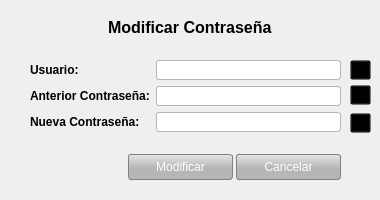
<?xml version="1.0" encoding="UTF-8"?>
<ui version="4.0">
 <class>frmModificarContrasena</class>
 <widget class="QDialog" name="frmModificarContrasena">
  <property name="geometry">
   <rect>
    <x>0</x>
    <y>0</y>
    <width>380</width>
    <height>200</height>
   </rect>
  </property>
  <property name="windowTitle">
   <string>Modificar Contraseña</string>
  </property>
  <property name="windowIcon">
   <iconset resource="source.qrc">
    <normaloff>:/iconos/iconos/candado.ico</normaloff>:/iconos/iconos/candado.ico</iconset>
  </property>
  <property name="styleSheet">
   <string notr="true">QPushButton#btnAceptar, #btnCancelar {
    color: #ffffff;
    text-align: center;
    background-color: qlineargradient(spread:pad, x1:1, y1:0.545, x2:1, y2:0, stop:0 #b6b6b6, stop:1 #e6e6e6);
    border: 1px solid #828282;
    padding: 5px 12px 5px 12px;
    margin: 4px 8px 4px 8px;
    border-radius: 3px;
    min-width: 14px;
    min-height: 14px;
}

QPushButton#btnAceptar:hover, #btnAceptar:focus{
    color: white;
    background-color: qlineargradient(spread:pad, x1:1, y1:0.545, x2:1, y2:0, stop:0 #2eae35, stop:1 #cae44a);
}

QPushButton#btnCancelar:hover, #btnCancelar:focus{
    color: white;
    background-color: qlineargradient(spread:pad, x1:1, y1:0.545, x2:1, y2:0, stop:0 #95050d, stop:1 #ea0a20);
}


QPushButton#btnAceptar:pressed {
    background-color: #2eae35;
}

QPushButton#btnCancelar:pressed {
    background-color: #95050d;
}

QPushButton#btnValidaUsuario, #btnValidaContrasena, #btnValidaNuevaContrasena{
background-color: transparent;
}

QLineEdit {
    color: black;
    background-color: white;
    selection-color: white;
    selection-background-color: #3874f2;
	padding: 1px;
    border-style: solid;
    border: 1px solid #b6b6b6;
    border-radius: 3px;
}

QLineEdit:focus{
    color: black;
    background-color: white;
    selection-color: white;
    selection-background-color: #3874f2;
	padding: 1px;
    border-style: solid;
    border: 1px solid #5e90fa;
    border-radius: 3px;

}</string>
  </property>
  <widget class="QWidget" name="formLayoutWidget">
   <property name="geometry">
    <rect>
     <x>30</x>
     <y>60</y>
     <width>311</width>
     <height>81</height>
    </rect>
   </property>
   <layout class="QFormLayout" name="formUsuario">
    <item row="0" column="0">
     <widget class="QLabel" name="lblUsuario">
      <property name="font">
       <font>
        <weight>75</weight>
        <bold>true</bold>
       </font>
      </property>
      <property name="text">
       <string>Usuario:</string>
      </property>
     </widget>
    </item>
    <item row="0" column="1">
     <widget class="QLineEdit" name="txtUsuario"/>
    </item>
    <item row="1" column="0">
     <widget class="QLabel" name="lblContrasena">
      <property name="font">
       <font>
        <weight>75</weight>
        <bold>true</bold>
       </font>
      </property>
      <property name="text">
       <string>Anterior Contraseña:</string>
      </property>
     </widget>
    </item>
    <item row="1" column="1">
     <widget class="QLineEdit" name="txtContrasena">
      <property name="echoMode">
       <enum>QLineEdit::Password</enum>
      </property>
     </widget>
    </item>
    <item row="2" column="0">
     <widget class="QLabel" name="lblNuevaContrasena">
      <property name="font">
       <font>
        <weight>75</weight>
        <bold>true</bold>
       </font>
      </property>
      <property name="text">
       <string>Nueva Contraseña:</string>
      </property>
     </widget>
    </item>
    <item row="2" column="1">
     <widget class="QLineEdit" name="txtNuevaContrasena"/>
    </item>
   </layout>
  </widget>
  <widget class="QLabel" name="lblTitulo">
   <property name="geometry">
    <rect>
     <x>108</x>
     <y>12</y>
     <width>181</width>
     <height>30</height>
    </rect>
   </property>
   <property name="font">
    <font>
     <pointsize>12</pointsize>
     <weight>75</weight>
     <bold>true</bold>
    </font>
   </property>
   <property name="text">
    <string>Modificar Contraseña</string>
   </property>
  </widget>
  <widget class="QPushButton" name="btnAceptar">
   <property name="geometry">
    <rect>
     <x>120</x>
     <y>150</y>
     <width>121</width>
     <height>34</height>
    </rect>
   </property>
   <property name="styleSheet">
    <string notr="true"/>
   </property>
   <property name="text">
    <string>Modificar</string>
   </property>
   <property name="iconSize">
    <size>
     <width>16</width>
     <height>16</height>
    </size>
   </property>
  </widget>
  <widget class="QPushButton" name="btnCancelar">
   <property name="geometry">
    <rect>
     <x>228</x>
     <y>150</y>
     <width>121</width>
     <height>34</height>
    </rect>
   </property>
   <property name="text">
    <string>Cancelar</string>
   </property>
   <property name="iconSize">
    <size>
     <width>32</width>
     <height>32</height>
    </size>
   </property>
  </widget>
  <widget class="QPushButton" name="btnValidaUsuario">
   <property name="geometry">
    <rect>
     <x>350</x>
     <y>60</y>
     <width>21</width>
     <height>20</height>
    </rect>
   </property>
   <property name="text">
    <string/>
   </property>
  </widget>
  <widget class="QPushButton" name="btnValidaContrasena">
   <property name="geometry">
    <rect>
     <x>350</x>
     <y>85</y>
     <width>21</width>
     <height>20</height>
    </rect>
   </property>
   <property name="text">
    <string/>
   </property>
  </widget>
  <widget class="QPushButton" name="btnValidaNuevaContrasena">
   <property name="geometry">
    <rect>
     <x>350</x>
     <y>113</y>
     <width>21</width>
     <height>20</height>
    </rect>
   </property>
   <property name="text">
    <string/>
   </property>
  </widget>
 </widget>
 <tabstops>
  <tabstop>txtUsuario</tabstop>
  <tabstop>txtContrasena</tabstop>
  <tabstop>txtNuevaContrasena</tabstop>
  <tabstop>btnAceptar</tabstop>
  <tabstop>btnCancelar</tabstop>
  <tabstop>btnValidaUsuario</tabstop>
  <tabstop>btnValidaNuevaContrasena</tabstop>
  <tabstop>btnValidaContrasena</tabstop>
 </tabstops>
 <resources>
  <include location="source.qrc"/>
 </resources>
 <connections/>
</ui>
